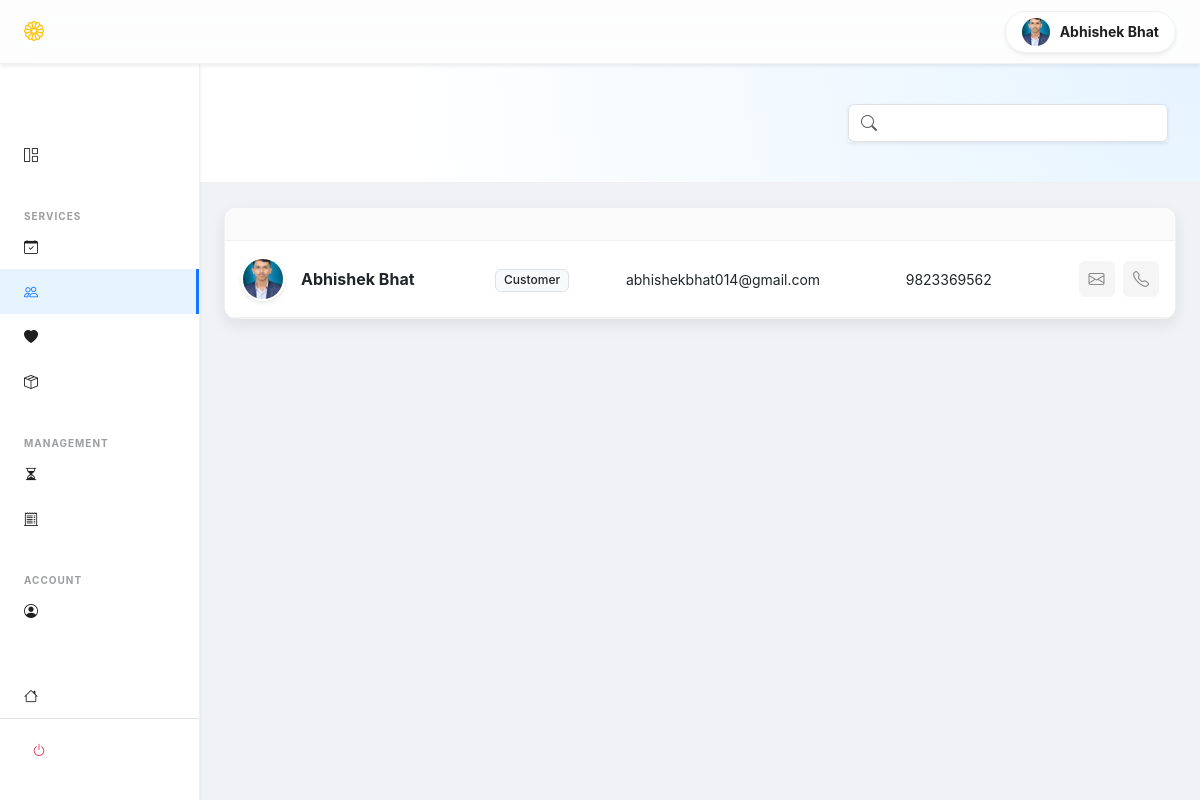
Page /users/member/committee_info.php (signed in) on the earlier database version.
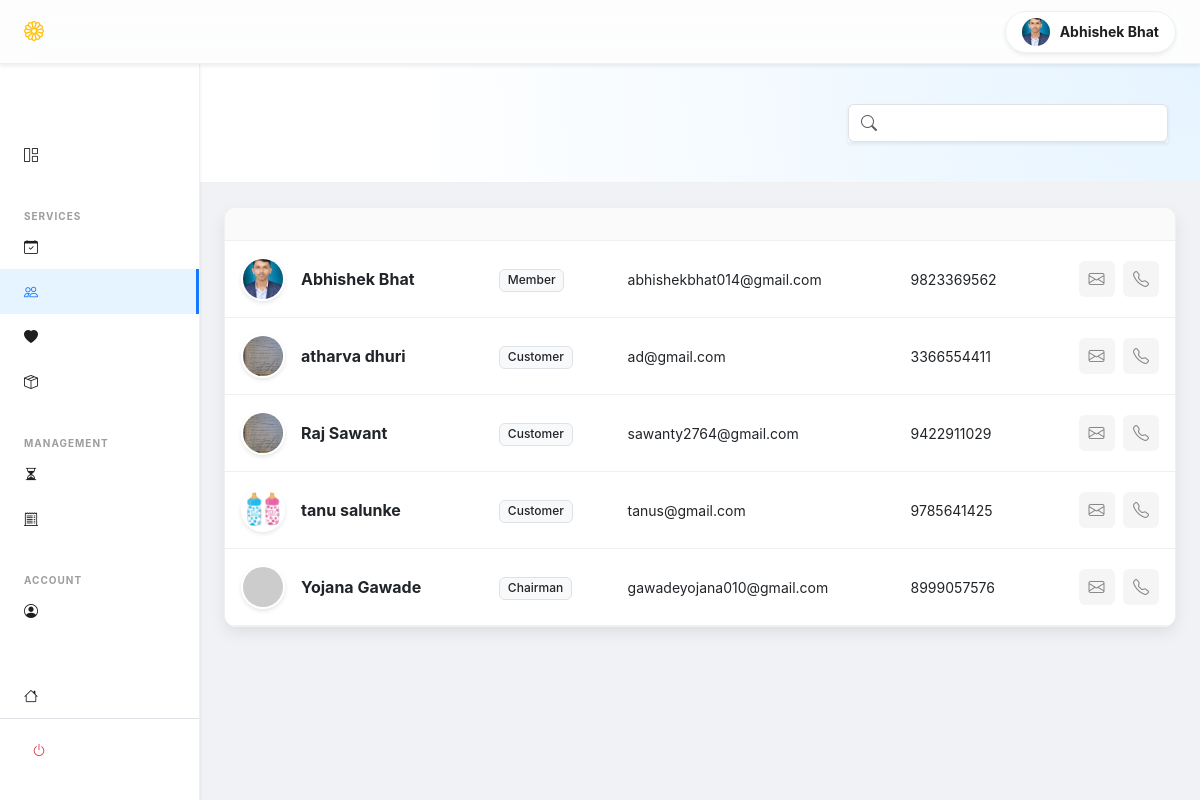
Same page on the later database version.
### tables this page shows
CREATE TABLE `users` (
  `id` int(11) NOT NULL,
  `first_name` varchar(100) NOT NULL,
  `last_name` varchar(100) DEFAULT NULL,
  `phone` varchar(20) DEFAULT NULL,
  `photo` varchar(255) NOT NULL,
  `email` varchar(150) NOT NULL,
  `password` varchar(255) NOT NULL,
  `created_at` timestamp NOT NULL DEFAULT current_timestamp()
);

CREATE TABLE `roles` (
  `id` int(11) NOT NULL,
  `name` varchar(50) NOT NULL,
  `description` text DEFAULT NULL,
  `created_at` timestamp NOT NULL DEFAULT current_timestamp()
);

### includes/lang.php (called while the page is built, shortened)
<?php
$lang = $_SESSION['lang']
    ?? $_COOKIE['lang']
    ?? 'en';
$langFile = __DIR__ . "/../lang/{$lang}.php";
$t = require $langFile;

### users/member/committee_info.php (the view, shortened to what this page needs)
<?php
require __DIR__ . '/../../includes/lang.php';
require __DIR__ . '/../../config/db.php';
$uid = (int) $_SESSION['user_id'];
$uQuery = mysqli_query($con, "SELECT photo, first_name, last_name FROM users WHERE id='$uid' LIMIT 1");
$uRow = mysqli_fetch_assoc($uQuery);
$loggedInUserPhoto = !empty($uRow['photo']) ? '../../uploads/users/' . basename($uRow['photo']) : 'https://ui-avatars.com/api/?name=' . urlencode($uRow['first_name'] . ' ' . $uRow['last_name']) . '&background=random';
$search = isset($_GET['search']) ? mysqli_real_escape_string($con, $_GET['search']) : '';
$sql = "SELECT u.id, u.first_name, u.last_name, u.email, u.phone, u.photo, r.name as role_name
        FROM users u
        JOIN user_roles ur ON u.id = ur.user_id
        JOIN roles r ON ur.role_id = r.id
        WHERE (u.first_name LIKE '%$search%' OR u.last_name LIKE '%$search%' OR u.email LIKE '%$search%')
        ORDER BY u.first_name ASC";
$membersResult = mysqli_query($con, $sql);
?>
<!DOCTYPE html>
<html lang="<?php echo $lang; ?>">
<head>
    <link href="https://cdn.jsdelivr.net/npm/bootstrap@5.3.0/dist/css/bootstrap.min.css" rel="stylesheet">
    <link rel="stylesheet" href="https://cdn.jsdelivr.net/npm/bootstrap-icons@1.10.5/font/bootstrap-icons.css">
</head>
<body>
    <header class="ant-header shadow-sm">
        <div class="container-fluid px-4 d-flex align-items-center justify-content-between">
            <div class="d-flex align-items-center gap-3">
                <a href="../../index.php" class="fw-bold text-dark text-decoration-none fs-5 d-flex align-items-center">
                    <i class="bi bi-flower1 text-warning me-2"></i><?php echo $t['title']; ?>
                </a>
            </div>
            <div class="user-pill shadow-sm">
                <img src="<?= htmlspecialchars($loggedInUserPhoto) ?>" class="rounded-circle" width="28" height="28"
                    style="object-fit: cover;">
                <span class="small fw-bold d-none d-md-inline"><?= htmlspecialchars($_SESSION['user_name']) ?></span>
            </div>
        </div>
    </header>
    <div class="container-fluid">
        <div class="row">
            <?php include 'sidebar.php'; ?>
            <main class="col-lg-10 p-0">
                <div class="dashboard-hero">
                    <div class="d-flex flex-column flex-md-row justify-content-between align-items-md-center gap-3">
                        <div style="min-width: 320px;">
                            <form method="GET" class="input-group shadow-sm needs-validation" novalidate>
                                <span class="input-group-text bg-white border-end-0"><i
                                        class="bi bi-search text-muted"></i></span>
                                <input type="text" name="search" class="form-control border-start-0"
                                    placeholder="<?php echo $t['search_members_placeholder']; ?>" value="<?= htmlspecialchars($search) ?>">
                            </form>
                        </div>
                    </div>
                </div>
                <div class="p-4 pb-5">
                    <div class="ant-card">
                        <div class="ant-card-body p-0">
                            <div class="table-responsive">
                                <table class="table ant-table mb-0">
                                    <thead>
                                        <tr>
                                            <th><?php echo $t['member_profile']; ?></th>
                                            <th><?php echo $t['role']; ?></th>
                                            <th><?php echo $t['email_address']; ?></th>
                                            <th><?php echo $t['phone']; ?></th>
                                            <th class="text-end"><?php echo $t['actions']; ?></th>
                                        </tr>
                                    </thead>
                                    <tbody>
                                        <?php while ($row = mysqli_fetch_assoc($membersResult)):
                                            $photo = !empty($row['photo']) ? '../../uploads/users/' . $row['photo'] : 'https://ui-avatars.com/api/?name=' . urlencode($row['first_name'] . ' ' . $row['last_name']) . '&background=random';
                                            $fullName = $row['first_name'] . ' ' . $row['last_name'];
                                            ?>
                                            <tr>
                                                <td>
                                                    <div class="d-flex align-items-center gap-3">
                                                        <img src="<?= $photo ?>" class="member-avatar" alt="<?php echo $t['profile']; ?>"
                                                            data-bs-toggle="modal" data-bs-target="#enlargePhotoModal"
                                                            onclick="prepareModal('<?= $photo ?>', '<?= htmlspecialchars($fullName) ?>')">
                                                        <div>
                                                            <div class="fw-bold"><?= htmlspecialchars($fullName) ?></div>
                                                        </div>
                                                    </div>
                                                </td>
                                                <td><span
                                                        class="badge bg-light text-dark border fw-medium"><?= ucfirst($row['role_name']) ?></span>
                                                </td>
                                                <td class="small selectable"><?= htmlspecialchars($row['email']) ?></td>
                                                <td class="small selectable"><?= htmlspecialchars($row['phone']) ?></td>
                                                <td class="text-end">
                                                    <button class="copy-btn"
                                                        onclick="copyValue('<?= htmlspecialchars($row['email']) ?>', this)"
                                                        title="<?php echo $t['copy_email']; ?>"><i class="bi bi-envelope"></i></button>
                                                    <button class="copy-btn ms-1"
                                                        onclick="copyValue('<?= htmlspecialchars($row['phone']) ?>', this)"
                                                        title="<?php echo $t['copy_phone']; ?>"><i class="bi bi-telephone"></i></button>
                                                </td>
                                            </tr>
                                        <?php endwhile; ?>
                                    </tbody>
                                </table>
                            </div>
                        </div>
                    </div>
                </div>
            </main>
        </div>
    </div>
    <div class="toast-container position-fixed bottom-0 end-0 p-3">
    </div>
</body>
</html>

### users/member/sidebar.php (shortened to what this page needs)
<?php
$currentPage = basename($_SERVER['PHP_SELF']);
?>
<nav class="col-lg-2 d-none d-lg-flex flex-column ant-sidebar shadow-sm"
    style="height: calc(100vh - 64px); position: sticky; top: 64px;">
    <div class="px-4 py-4">
    </div>
    <div class="nav flex-column flex-grow-1">
        <a href="dashboard.php" class="nav-link-custom <?= ($currentPage == 'dashboard.php') ? 'active' : '' ?>">
            <i class="bi bi-grid-1x2"></i> <span><?php echo $t['dashboard']; ?></span>
        </a>
        <small class="text-uppercase text-muted fw-bold px-4" style="font-size: 10px; letter-spacing: 1px; opacity: 0.6;">
            <?php echo $t['services'] ?? 'Services'; ?>
        </small>
        <a href="pooja_book.php" class="nav-link-custom <?= ($currentPage == 'pooja_book.php') ? 'active' : '' ?>">
            <i class="bi bi-calendar-check"></i> <span><?php echo $t['bookings']; ?></span>
        </a>
        <a href="committee_info.php"
            class="nav-link-custom <?= ($currentPage == 'committee_info.php') ? 'active' : '' ?>">
            <i class="bi bi-people"></i> <span><?php echo $t['committee']; ?></span>
        </a>
        <a href="donate.php" class="nav-link-custom <?= ($currentPage == 'donate.php') ? 'active' : '' ?>">
            <i class="bi bi-heart-fill"></i> <span><?php echo $t['donation']; ?></span>
        </a>
        <a href="contribute.php" class="nav-link-custom <?= ($currentPage == 'contribute.php') ? 'active' : '' ?>">
            <i class="bi bi-box-seam"></i> <span><?php echo $t['contribution']; ?></span>
        </a>
        <small class="text-uppercase text-muted fw-bold px-4" style="font-size: 10px; letter-spacing: 1px; opacity: 0.6;">
            <?php echo $t['management'] ?? 'Management'; ?>
        </small>
        <a href="my_requests.php" class="nav-link-custom <?= ($currentPage == 'my_requests.php') ? 'active' : '' ?>">
            <i class="bi bi-hourglass-split"></i> <span><?php echo $t['my_requests']; ?></span>
        </a>
        <a href="my_receipts.php" class="nav-link-custom <?= ($currentPage == 'my_receipts.php') ? 'active' : '' ?>">
            <i class="bi bi-receipt-cutoff"></i> <span><?php echo $t['receipts']; ?></span>
        </a>
        <small class="text-uppercase text-muted fw-bold px-4" style="font-size: 10px; letter-spacing: 1px; opacity: 0.6;">
            <?php echo $t['account'] ?? 'Account'; ?>
        </small>
        <a href="profile.php" class="nav-link-custom <?= ($currentPage == 'profile.php') ? 'active' : '' ?>">
            <i class="bi bi-person-circle"></i> <span><?php echo $t['my_profile']; ?></span>
        </a>
        <a href="../../index.php" class="nav-link-custom">
            <i class="bi bi-house"></i> <span><?php echo $t['back_to_home']; ?></span>
        </a>
    </div>
    <div class="mt-auto border-top p-2">
        <a href="../../auth/logout.php" class="nav-link-custom text-danger">
            <i class="bi bi-power"></i> <span><?php echo $t['logout']; ?></span>
        </a>
    </div>
</nav>

### users/member/committee_info.php (style rules this page uses)
:root { --ant-primary: #1677ff; --ant-primary-hover: #4096ff; --ant-bg-layout: #f0f2f5; --ant-border-color: #f0f0f0; --ant-text: rgba(0, 0, 0, 0.88); --ant-text-sec: rgba(0, 0, 0, 0.45); --ant-radius: 12px; --ant-shadow: 0 6px 16px 0 rgba(0, 0, 0, 0.08); }
body { font-family: -apple-system, BlinkMacSystemFont, 'Segoe UI', Roboto, sans-serif; background-color: var(--ant-bg-layout); color: var(--ant-text); -webkit-user-select: none; -moz-user-select: none; -ms-user-select: none; user-select: none; }
.selectable, .form-control { -webkit-user-select: text !important; -moz-user-select: text !important; -ms-user-select: text !important; user-select: text !important; }
.ant-header { background: rgba(255, 255, 255, 0.85); backdrop-filter: blur(12px); height: 64px; display: flex; align-items: center; border-bottom: 1px solid var(--ant-border-color); position: sticky; top: 0; z-index: 1000; }
.ant-sidebar { background: #fff; border-right: 1px solid var(--ant-border-color); height: calc(100vh - 64px); position: sticky; top: 64px; padding: 20px 0; }
.nav-link-custom { padding: 12px 24px; color: var(--ant-text); font-weight: 500; display: flex; align-items: center; gap: 12px; transition: all 0.2s; text-decoration: none; font-size: 14px; }
.nav-link-custom:hover, .nav-link-custom.active { color: var(--ant-primary); background: #e6f4ff; border-right: 3px solid var(--ant-primary); }
.dashboard-hero { background: radial-gradient(circle at top right, #e6f4ff 0%, #ffffff 80%); padding: 40px 32px; border-bottom: 1px solid var(--ant-border-color); margin-bottom: 0; }
.ant-card { background: #fff; border: 1px solid var(--ant-border-color); border-radius: var(--ant-radius); box-shadow: var(--ant-shadow); overflow: hidden; }
.ant-table th { background: #fafafa; font-weight: 600; padding: 16px; font-size: 13px; color: var(--ant-text-sec); text-transform: uppercase; border-bottom: 1px solid var(--ant-border-color); }
.ant-table td { padding: 16px; border-bottom: 1px solid var(--ant-border-color); vertical-align: middle; }
.member-avatar { width: 44px; height: 44px; object-fit: cover; border-radius: 50%; border: 2px solid #fff; box-shadow: 0 2px 4px rgba(0, 0, 0, 0.1); cursor: zoom-in; transition: transform 0.2s ease; }
.copy-btn { border: none; background: #f5f5f5; color: var(--ant-text-sec); border-radius: 6px; padding: 6px 10px; transition: 0.3s; }
.user-pill { background: #fff; padding: 6px 16px; border-radius: 50px; border: 1px solid var(--ant-border-color); display: flex; align-items: center; gap: 10px; }

### users/member/sidebar.php (style rules this page uses)
body, body * { -webkit-user-select: none; user-select: none; }

Differences in the rows shown:
computed for users "Abhishek Bhat": roles.name "Customer" → "Member"
added users: photo (picture), fullName "atharva dhuri", roles.name "Customer", email "ad@gmail.com", phone "3366554411"
added users: photo (picture), fullName "Raj Sawant", roles.name "Customer", email "sawanty2764@gmail.com", phone "9422911029"
added users: photo (picture), fullName "tanu salunke", roles.name "Customer", email "tanus@gmail.com", phone "9785641425"
added users: fullName "Yojana Gawade", roles.name "Chairman", email "gawadeyojana010@gmail.com", phone "8999057576"
